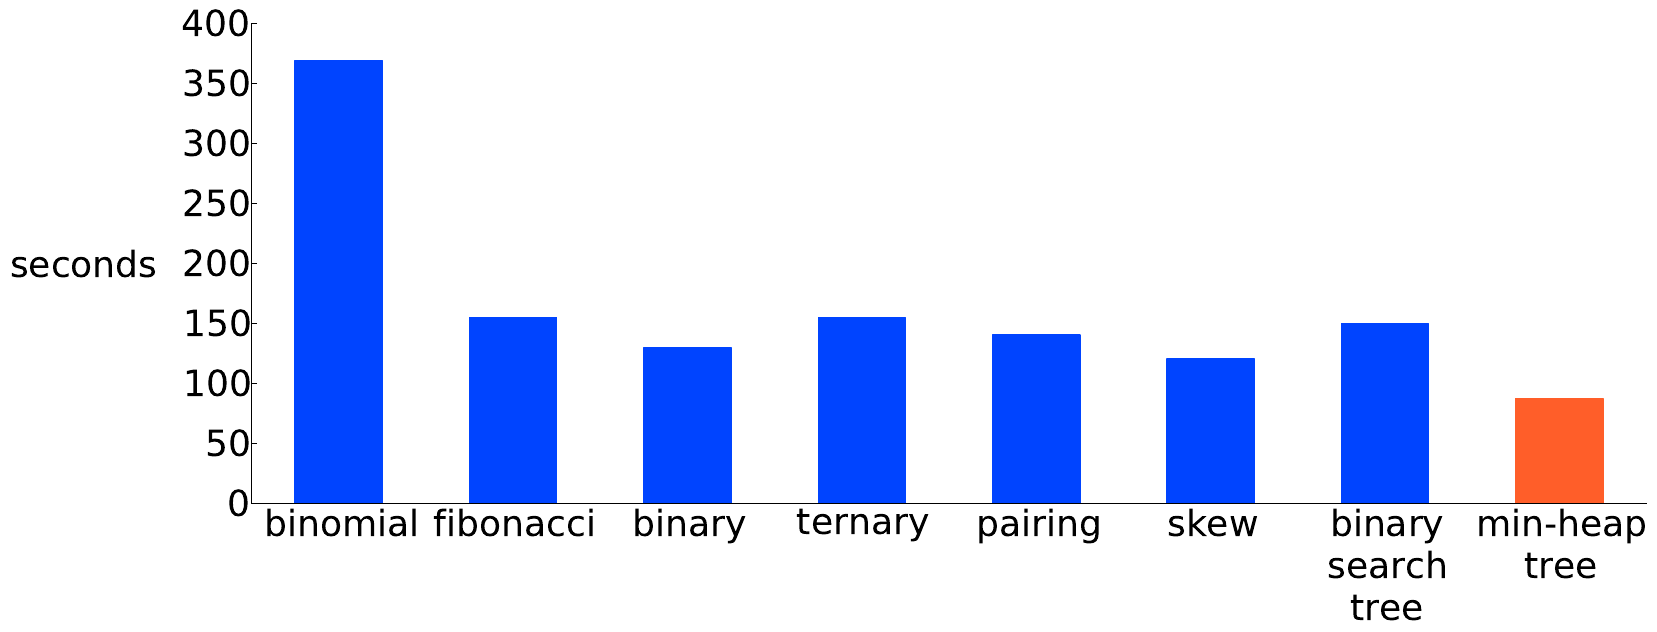

Generate this figure with Python:
import pylab
from matplotlib.font_manager import FontProperties


x = ['binomial', 'fibonacci', 'binary', 'ternary', 'pairing', 'skew', 'binary\nsearch\ntree', 'min-heap\ntree']

font = FontProperties()
#font.set_family('serif')
font.set_size(26)

y = [369.10, 155.14, 130.22, 155.34, 140.55, 120.45, 149.95, 87.52]
fig = pylab.figure(figsize=(18,6), dpi=300)
index = map(lambda t:t+0.5, range(len(x)))
ax = fig.add_subplot(111)
p = ax.bar(index, y, width=0.5, align='center')

ax.spines["right"].set_visible(False)
ax.spines["top"].set_visible(False)
ax.xaxis.set_ticks_position('bottom')
ax.yaxis.set_ticks_position('left')
pylab.setp(p[:-1], color='#0044FF')
pylab.setp(p[-1], color='#FF5E29')
pylab.xticks(index, x, fontproperties=font)
pylab.yticks(fontproperties=font)
ax.yaxis.set_label_coords(-0.07, 0.5)
ax.tick_params(bottom='off') 

#pylab.title('Dijkstra\'s algorithm run times using different priority queues', fontproperties=font)
#pylab.xlabel('Priority Queues', fontproperties=font)
pylab.ylabel('seconds', {'rotation':'horizontal'}, fontproperties=font)

pylab.savefig('pq_runtime.pdf', bbox_inches='tight')
